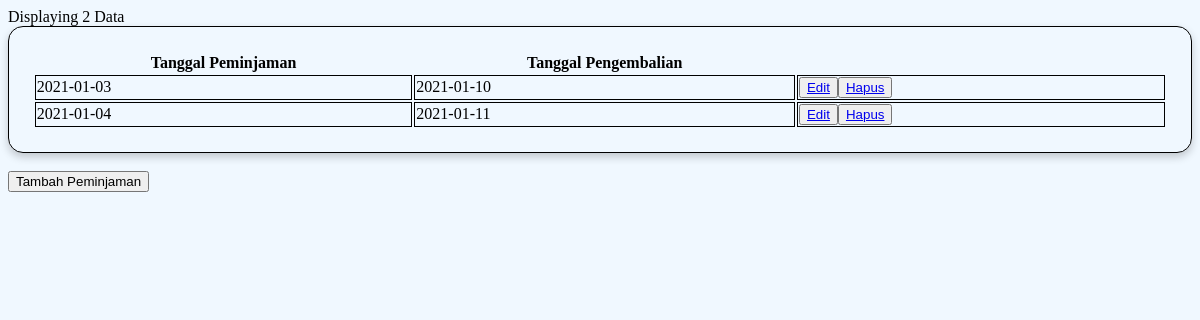
The app's page /Peminjaman.php with its own data.
### tables this page shows
CREATE TABLE `peminjaman` (
  `id_peminjaman` int(11) NOT NULL,
  `tgl_peminjaman` date NOT NULL,
  `tgl_pengembalian` date NOT NULL
);

### Koneksi.php (called while the page is built)
<?php
    function connect(){
        try{
            $dbConnect = new PDO(
                'mysql:host=localhost;dbname=web-5','root','',
                array(PDO::ATTR_ERRMODE, PDO::ERRMODE_EXCEPTION, PDO::ATTR_PERSISTENT => true)
            );
        } catch(PDOException $e){
            print "Connection Problem : ". $e ->getMessage()."<br/>";
            die();
        }
        return $dbConnect;
    }
?>

### Model.php (the view, shortened to what this page needs)
<?php
require("./Koneksi.php");
function show ($table){
    $state = connect()->prepare("SELECT * FROM $table");
    $state->execute();
    $res = $state->fetchAll();
    if(!empty($res)){
        if($table == "peminjaman"){
            foreach ($res as $item){
                echo "<tr>";
                echo "<td>".$item['tgl_peminjaman']."</td>";
                echo "<td>".$item['tgl_pengembalian']."</td>";
                echo "<td>";
                echo "<button><a href='FormPeminjaman.php?id_peminjaman=".$item['id_peminjaman']."'>Edit</a></button>";
                echo "<button><a href='Peminjaman.php?id_peminjaman=" . $item['id_peminjaman'] . "'onclick=\"return confirm('Hapus Data?')\">Hapus</a></button>";
                echo "</td>";
                echo "</tr>";
            } echo "Displaying ".count($res)." Data";
        }
    }
}
?>

### Peminjaman.php (style rules this page uses)
body { background-color:aliceblue; }
td { border: 1px solid black; width: 500px; }

### records on screen
peminjaman: tgl_peminjaman "2021-01-03", tgl_pengembalian "2021-01-10"
peminjaman: tgl_peminjaman "2021-01-04", tgl_pengembalian "2021-01-11"
